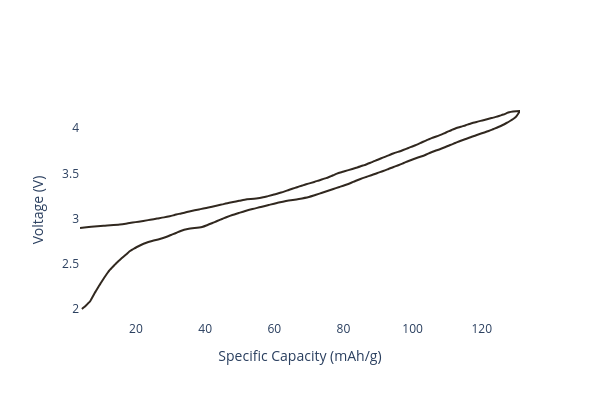

Write notebook code for a chart like this one.
### Code cell
# Create the cathode formulation

cathode_active_material1 = CathodeMaterial.from_database("NaNiMn P2-O3 Composite")
cathode_active_material2 = CathodeMaterial.from_database("NFPP")
cathode_conductive_additive = ConductiveAdditive.from_database("Super P")
cathode_binder = Binder.from_database("PVDF")


cathode_formulation = CathodeFormulation(
    active_materials={
        cathode_active_material1: 80,
        cathode_active_material2: 15
    },
    binders={
        cathode_binder: 2.5
    },
    conductive_additives={
        cathode_conductive_additive: 2.5
    }
)

cathode_formulation.plot_half_cell_curve(width=600, height=400)

### Figure 1 — Plotly figure (JSON) as saved in the notebook; plotly's stock layout.template omitted (floating-point values rounded to 4 significant figures; data arrays with more than 128 entries replaced by an {"elided": "..."} marker saying what was removed)
{"data": [{"line": {"color": "#31281f", "shape": "spline", "width": 2}, "name": "Cathode Formulation", "type": "scatter", "x": {"elided": "200 float values"}, "y": {"elided": "200 float values"}}], "layout": {"height": 400, "paper_bgcolor": "white", "plot_bgcolor": "white", "width": 600, "xaxis": {"title": {"text": "Specific Capacity (mAh/g)"}}, "yaxis": {"title": {"text": "Voltage (V)"}}}}
